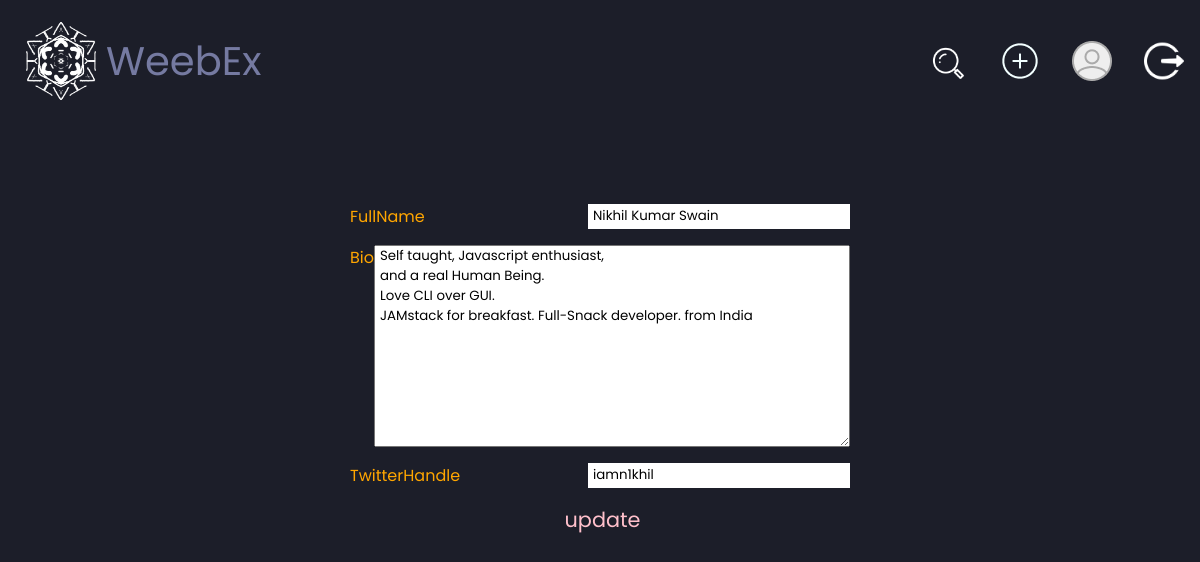
The page /2/edit (signed in) on the database its author committed.
### weeb/models.py (models this page shows, shortened)
class Profile(models.Model):
    user = models.OneToOneField(User, on_delete=models.CASCADE, primary_key=True)
    username = models.CharField(max_length=30, help_text='should only contains alphabetic or numeric character.')
    fullName = models.CharField(max_length=60, help_text='60 characters or less.')  # new
    bio = models.TextField(max_length=140, help_text='140 characters or less.', blank=True)  # new
    twitterHandle = models.CharField(max_length=40, help_text='40 characters or less.', blank=True)  # new
    joinedOn = models.DateTimeField(auto_now_add=True)

### weeb/views.py (the view)
# urls.py: path(r'<pk>/edit', views.ProfileEditView.as_view(), name='profileEdit'),
class ProfileEditView(LoginRequiredMixin, generic.UpdateView):
    login_url = 'login'
    model = Profile
    template_name = 'weeb/profile_form.html'
    fields = ['fullName', 'bio', 'twitterHandle']

### weeb/templates/weeb/profile_form.html (shortened to what this page needs)
{% extends 'weeb/base.html' %}
{% block content %}
    <form action="" method="post" enctype="multipart/form-data">
        {% for field in form %}
            <div>
                <span>{{ field.label }}</span>
                {{ field }}
            </div>
        {% endfor %}
        <div id="submit">
            <input type="submit" value="update">
        </div>
    </form>
{% endblock %}

### weeb/static/weeb/style/base.css (style rules this page uses)
:root { --mainBg: #1C1E29; --secBg: #33354B; --Lblue: #01E1E1; --Red: #F06A8C; --greyTxt:#9096B4; --whiteTxt:#F2FFFF; --lPuple: #757AA1; --gold: #FFA600; --DEBUGbg: #D4EDDA; --DEBUGtxt: #52565A; --INFObg: #D1ECF1; --INFOtxt: #2C649F; --SUCCESSbg: #A4F6A7; --SUCCESStxt: #368741; --WARNINGbg: #FFF3CD; --WARNINGtxt: #856404; --ERRORbg: #F8D7DA; --ERRORtxt: #721C24; --postWidth: 500px; --postHeight: 400px; }
* { margin: 0; padding: 0; box-sizing: border-box; color: var(--whiteTxt); font-family: 'Poppins', sans-serif; text-decoration: none; scroll-behavior: smooth; list-style: none }
body { height: 100vh; background-color: var(--mainBg); }
span { color: var(--gold); }
input, input:active, input::selection, input:focus, textarea:focus, select:focus { outline: none; border: none; }

### weeb/static/weeb/style/flash_messages.css (style rules this page uses)
:root { --DEBUGbg: #D4EDDA; --DEBUGtxt: #52565A; --INFObg: #D1ECF1; --INFOtxt: #2C649F; --SUCCESSbg: #A4F6A7; --SUCCESStxt: #368741; --WARNINGbg: #FFF3CD; --WARNINGtxt: #856404; --ERRORbg: #F8D7DA; --ERRORtxt: #721C24; }

### weeb/templates/weeb/profile_form.html (style rules this page uses)
form div { display: flex; justify-content: space-between; padding: .5em; }
form input, form textarea { padding-left: 5px; color: black; }
#submit { justify-content: center; }
#submit > input { font-size: 1.3rem; color: pink; cursor: pointer; background: none; }
@media screen and (min-width: 355px) { form { min-width: 350px; } }

### rows shown on the page
Profile: form "Nikhil Kumar Swain" "Self taught, Javascript enthusiast, and a real Human Being. Love CLI over GUI. JAMstack for breakfast. Full-Snack developer. from India" "iamn1khil"

### other values the page prints
{{ field.label }} "FullName" "Bio" "TwitterHandle"
